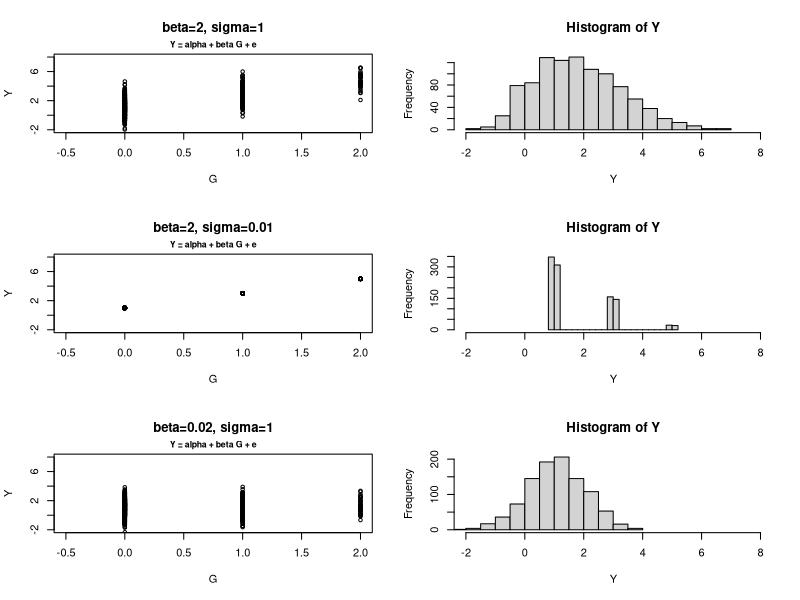
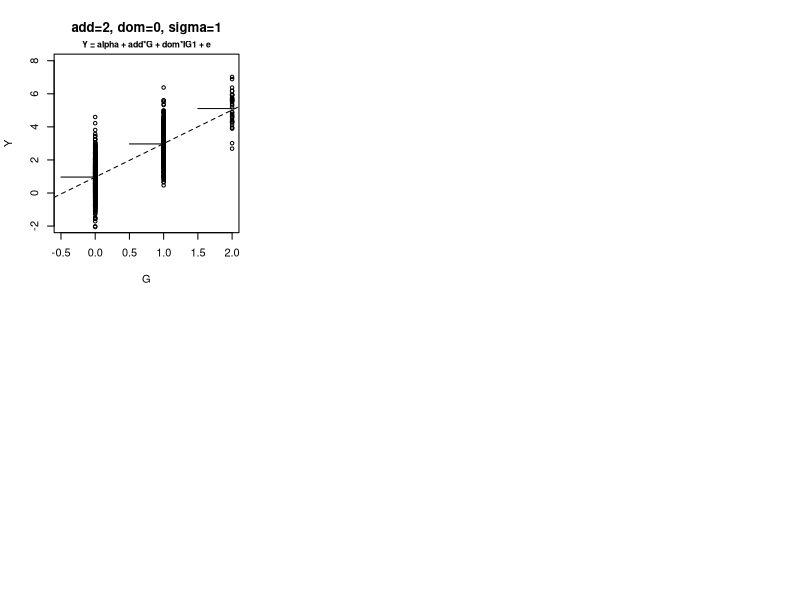

The R source for these figures, in order:
############################################################
## Study Heritbality
 
############################################################
## Assume a normal additive model of Y = alpha + beta*G + e
## G is coded as 0, 1 and 2 copies of the minor allele
## Study the variance decomposition: V_Y=V_Phenotype=V_G+V_E
############################################################
# split the window to 3 rows and 2 columns
par(mfrow=c(3,2))

# parameter values
# sample size
n=1000 
# regression parameters
alpha=1
beta=2
sigma=1
# MAF
p=0.2

## G component
## obtain genotype counts assuming HWE
nG=rmultinom(1,size=n,prob=c((1-p)^2,2*p*(1-p), p^2))
print(nG)
# obtain the actual genotype vector of 0, 1 and 2
G=c(rep(0,nG[1]),rep(1,nG[2]),rep(2,nG[3]))

## Y component
Y=alpha+beta*G+rnorm(n,mean=0,sd=sigma)

## Plot Y vs. G
plot(G,Y,xlim=c(-0.5,2),ylim=c(-2,8), cex=0.7, main=paste("beta=",beta, ", sigma=", sigma,sep=""))
title(line=0.5,paste("Y = alpha + beta G + e"),cex.main=0.8)
hist(Y,xlim=c(-2,8),nclass=20)

# change sigma value
sigma=0.01
Y=alpha+beta*G+rnorm(n,mean=0,sd=sigma)
plot(G,Y,xlim=c(-0.5,2),ylim=c(-2,8), cex=0.7, main=paste("beta=",beta, ", sigma=", sigma,sep=""))
title(line=0.5,paste("Y = alpha + beta G + e"),cex.main=0.8)
hist(Y,xlim=c(-2,8),nclass=20)

# change beta value
beta=0.02
sigma=1
Y=alpha+beta*G+rnorm(n,mean=0,sd=sigma)
plot(G,Y,xlim=c(-0.5,2),ylim=c(-2,8), cex=0.7, main=paste("beta=",beta, ", sigma=", sigma,sep=""))
title(line=0.5,paste("Y = alpha + beta G + e"),cex.main=0.8)
hist(Y,xlim=c(-2,8),nclass=20)

############################################################
## Consider the general model of Y = alpha + add*G + dom*IG1 + e
## IG1 is the indicator variable I(G=1)=1, otherwise =0
## dom=0 means additive model
## Study the variance decomposition: V_G=V_A+V_D
############################################################
# parameter values
# sample size
n=1000 
# regression parameters
alpha=1
add=2
sigma=1
# MAF
p=0.2
# dom will be specified later

## G component
## obtain genotype counts assuming HWE
nG=rmultinom(1,size=n,prob=c((1-p)^2,2*p*(1-p), p^2))
print(nG)
# obtain the actual genotype vector of 0, 1 and 2
G=c(rep(0,nG[1]),rep(1,nG[2]),rep(2,nG[3]))
IG1=c(rep(0,nG[1]),rep(1,nG[2]),rep(0,nG[3]))

## Y component then plot assuming different dom values
par(mfrow=c(2,3))

#################################
## first the additive model
dom=0
#################################
Y=alpha+add*G+dom*IG1+rnorm(n,mean=0,sd=sigma)
plot(G,Y,xlim=c(-0.5,2),ylim=c(-2,8), cex=0.7, main=paste("add=",add, ", dom=",dom, ", sigma=", sigma,sep=""))
title(line=0.5,paste("Y = alpha + add*G + dom*IG1 + e"),cex.main=0.8)
# the mean of each genotype group
segments(-0.5+0, mean(Y[1:nG[1]]), 0, mean(Y[1:nG[1]]))
segments(-0.5+1, mean(Y[(nG[1]+1):(nG[1]+nG[2])]), 1, mean(Y[(nG[1]+1):(nG[1]+nG[2])]))
segments(-0.5+2, mean(Y[(nG[1]+nG[2]+1):(nG[1]+nG[2]+nG[3])]), 2, mean(Y[(nG[1]+nG[2]+1):(nG[1]+nG[2]+nG[3])]))
#abline(a=alpha, b=add)
# the fitted line
abline(a=lm(Y~G)$coef[1],b=lm(Y~G)$coef[2],lty=2)
#hist(Y,xlim=c(-2,8),nclass=20)
#################################
## then consider other models
dom=1
# repeat the above
dom=2
# repeat the above
dom=3
# repeat the above
dom=-1
# repeat the above
dom=-2
# repeat the above
